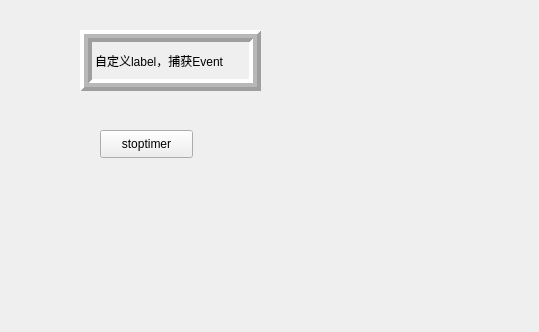
<?xml version="1.0" encoding="UTF-8"?>
<ui version="4.0">
 <class>Widget</class>
 <widget class="QWidget" name="Widget">
  <property name="geometry">
   <rect>
    <x>0</x>
    <y>0</y>
    <width>539</width>
    <height>332</height>
   </rect>
  </property>
  <property name="windowTitle">
   <string>Widget</string>
  </property>
  <widget class="mylabel" name="label">
   <property name="geometry">
    <rect>
     <x>80</x>
     <y>30</y>
     <width>181</width>
     <height>61</height>
    </rect>
   </property>
   <property name="frameShape">
    <enum>QFrame::Box</enum>
   </property>
   <property name="frameShadow">
    <enum>QFrame::Raised</enum>
   </property>
   <property name="lineWidth">
    <number>4</number>
   </property>
   <property name="midLineWidth">
    <number>4</number>
   </property>
   <property name="text">
    <string>自定义label，捕获Event</string>
   </property>
  </widget>
  <widget class="QPushButton" name="btn_stop">
   <property name="geometry">
    <rect>
     <x>100</x>
     <y>130</y>
     <width>93</width>
     <height>28</height>
    </rect>
   </property>
   <property name="text">
    <string>stoptimer</string>
   </property>
  </widget>
 </widget>
 <layoutdefault spacing="6" margin="11"/>
 <customwidgets>
  <customwidget>
   <class>mylabel</class>
   <extends>QLabel</extends>
   <header>mylabel.h</header>
  </customwidget>
 </customwidgets>
 <resources/>
 <connections/>
</ui>
